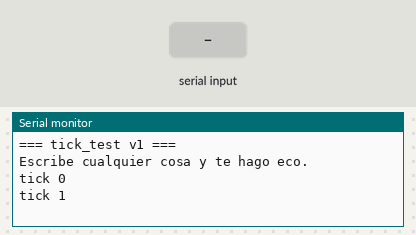
Bench run of a sketch on a simulated ESP32-C3. Parts: the last lines printed to the serial monitor. Inputs (shaded band) come from the test bench.

Above: at 2.7 s.
2.8 s: "1\n" received over Serial
At 3.4 s:
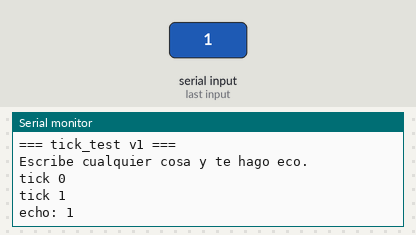
4.3 s: "0\n" received over Serial
At 4.46 s:
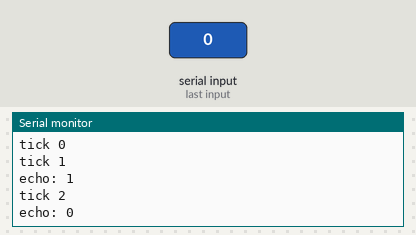
5.8 s: "2\n" received over Serial
At 6.4 s:
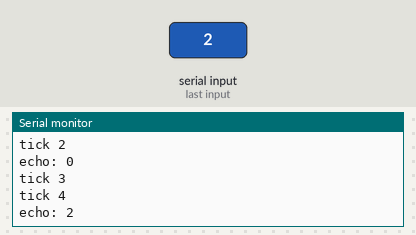
Timing chart, 0 to 8.8 s (numbered marks = the images above; inputs shaded):
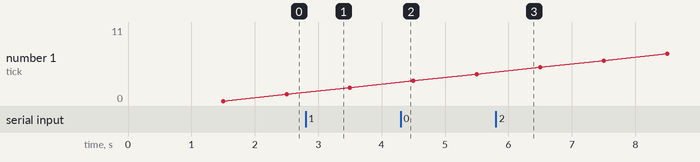

Measured:
- after the input at 2.8 s, the serial monitor: prints a new line at once (image 1)
- after the input at 4.3 s, the serial monitor: prints a new line at once (image 2)
- after the input at 5.8 s, the serial monitor: prints a new line at once (image 3)

The sketch:

tick_test.ino
```cpp
// tick_test.ino — Diagnóstico mínimo ESP32-C3
// Sin Wire, sin TCA9535, sin shift register.
// Solo imprime un contador cada segundo + hace eco de lo que recibe.
// Si funciona → el canal serial está bien, el problema es en bring_up.ino
// Si NO funciona → problema en serial/USB o hardware del módulo

void setup() {
    Serial.begin(115200);
    delay(1500);  // esperar a que el USB-Serial/JTAG esté listo
    Serial.println("=== tick_test v1 ===");
    Serial.println("Escribe cualquier cosa y te hago eco.");
}

void loop() {
    static uint32_t last = 0;
    static uint32_t tick = 0;

    if (millis() - last >= 1000) {
        last = millis();
        Serial.printf("tick %lu\n", tick++);
    }

    if (Serial.available()) {
        String s = Serial.readStringUntil('\n');
        s.trim();
        if (s.length()) {
            Serial.printf("echo: %s\n", s.c_str());
        }
    }
}
```
